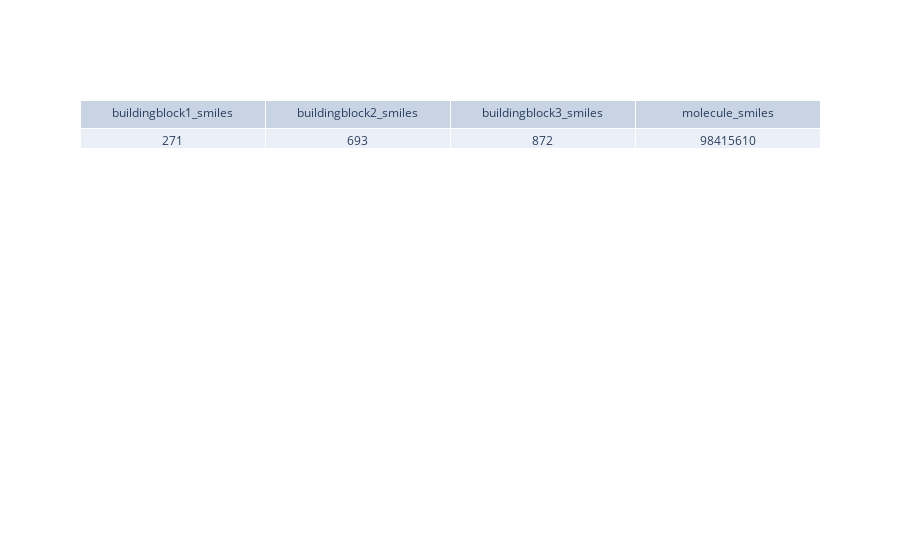

The code cell stored with this chart in its notebook:
### Code cell
import plotly
import plotly.graph_objects as go

# Datos de las variables
header = ['buildingblock1_smiles', 'buildingblock2_smiles', 'buildingblock3_smiles', 'molecule_smiles']
values = [[bloque1_HSA], [bloque2_HSA], [bloque3_HSA], [moleculas_HSA]]

# Crear tabla con plotly
fig = go.Figure(data=[go.Table(header=dict(values=header),
                               cells=dict(values=values))])

# Mostrar la tabla
fig.show()

### Figure 1 — Plotly figure (JSON) as saved in the notebook; plotly's stock layout.template omitted (floating-point values rounded to 4 significant figures)
{"data": [{"cells": {"values": [[271], [693], [872], [98415610]]}, "header": {"values": ["buildingblock1_smiles", "buildingblock2_smiles", "buildingblock3_smiles", "molecule_smiles"]}, "type": "table"}], "layout": {}}
